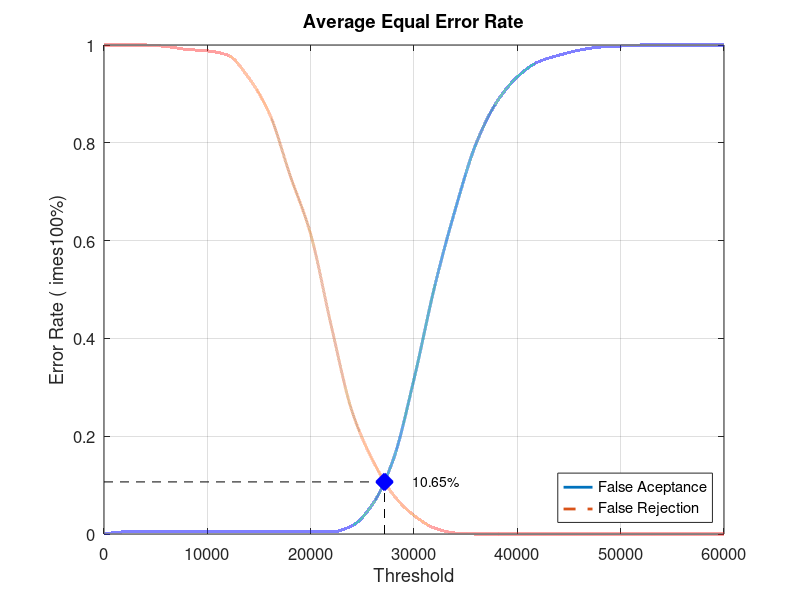
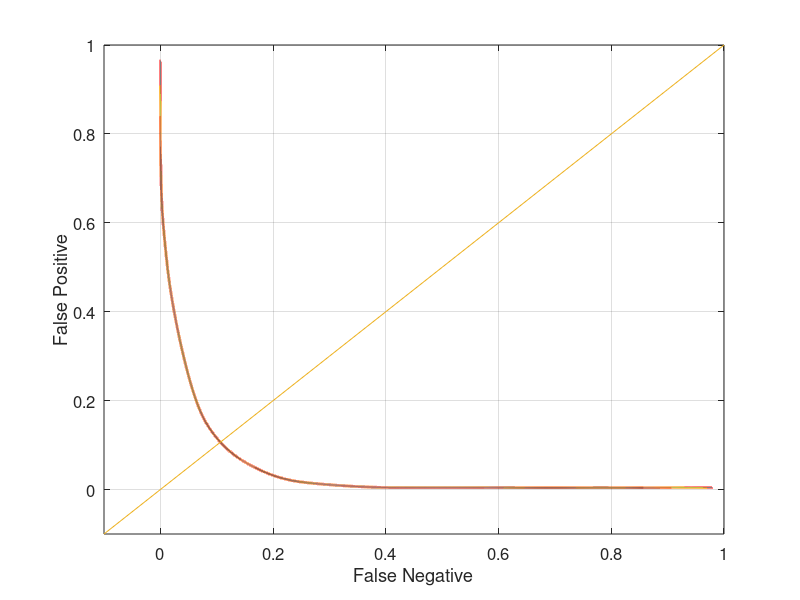

These charts were generated, in order, by the following MATLAB code:
close all;
clear;
clc;
x = 0:2000:60000;
xq = 0:0.5:60000;

y0 = [0 0.00421053 0.00421053 0.00421053 0.00421053 0.00421053 0.00421053 0.00421053 0.00421053 0.00421053 0.00421053 0.00421053 0.0168421 0.0610526 0.152632 0.316842 0.506316 0.66421 0.797895 0.883158 0.934737 0.965263 0.978947 0.989474 0.99579 0.997895 1 1 1 1 1]
yy0 = interp1(x, y0, xq, 'pchip');
y1 = [1 1 1 0.997 0.991 0.988 0.979 0.933 0.86 0.734 0.613 0.425 0.251 0.151 0.08 0.038 0.012 0.002 0 0 0 0 0 0 0 0 0 0 0 0 0]
yy1 = interp1(x, y1, xq, 'pchip');

% Calculating EER: 
y2 = abs(y0 - y1);
find(y2 == min(y2))
yy2 = abs(yy0 - yy1);
xEER = find(yy2 == min(yy2));
xEERIndex = xq(xEER) % X-axis EER
yEER = yy0(xEER) % Y-axis EER

main = figure
plot(xq, yy0,'-','LineWidth', 2);	hold on
plot(xq, yy1,'--','LineWidth', 2);	hold on
plot([xEERIndex xEERIndex], [0 yEER], 'k--');	hold on
plot([0 xEERIndex], [yEER yEER], 'k--');	hold on
plot(xEERIndex, yEER, 'bx', 'LineWidth', 10);	hold on
text(xEERIndex + 10 * xEERIndex / 100, yEER, [num2str(round((10000 * yEER)) / 100) '%'])
legend('False Aceptance', 'False Rejection', 'Location', 'SouthEast')
xlabel('Threshold')
ylabel('Error Rate (	imes100%)')
title('Average Equal Error Rate')
set(gca, 'FontSize', 12)
axis([0 60000 0 1])
grid on

print(main, 'Database4AverageMain', '-dpng');
FNRxFPR = figure('Color', [1 1 1]);
plot(yy1, yy0, '-', yy1, yy0, 'LineWidth', 2);
hold on
y = -0.1:0.1:1
plot(y, y); 
set(gca, 'FontSize', 12)
xlabel('False Negative')
ylabel('False Positive')
axis([-0.1 1 -0.1 1])
set(gca, 'FontSize', 12)
grid on

print(FNRxFPR, 'Database4AverageFNRxFPR','-dpng');
